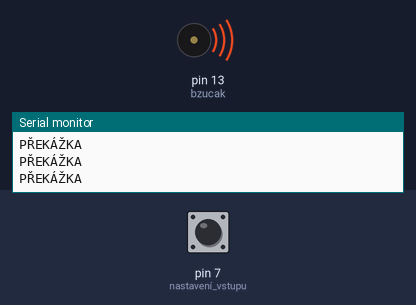
A sketch run on a simulated Arduino Uno, built with avr-gcc and run on an emulated ATmega328P. Parts: buzzer (waves = sounding), the last lines printed to the serial monitor. The test bench sets the inputs (shaded band); at power-on: pin 7 (nastavení_vstupu) LOW.

Above: at 1.2 s.
1.3 s: pin 7 (nastavení_vstupu) pulled HIGH for 0.15 s
At 1.38 s:
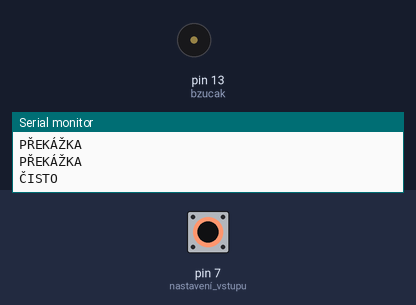
2.9 s: pin 7 (nastavení_vstupu) pulled HIGH for 1 s
At 5.1 s:
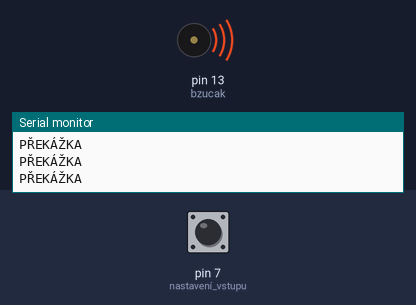
6.9 s: pin 7 (nastavení_vstupu) pulsed HIGH 2 times (0.12 s each, 0.3 s apart)
At 7.11 s:
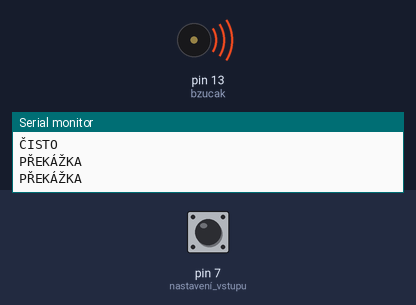
10.5 s: pin 7 (nastavení_vstupu) driven HIGH
At 11.2 s:
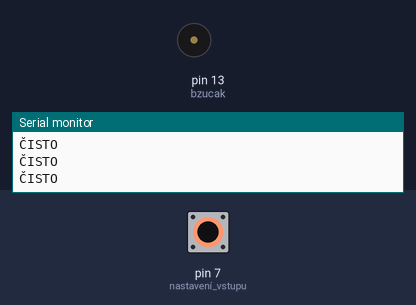
13.5 s: pin 7 (nastavení_vstupu) driven LOW
At 13.8 s:
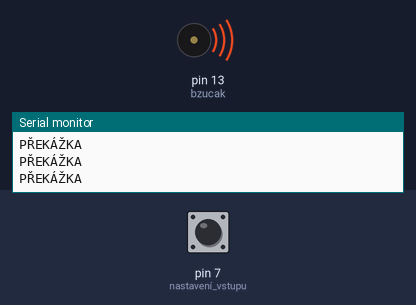
Timing chart, 0 to 16.5 s (numbered marks = the images above; inputs shaded):
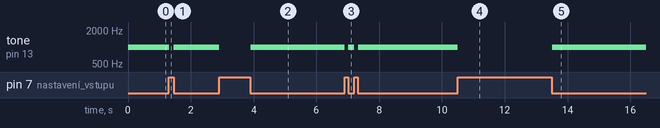

Measured:
- after the input at 1.3 s, tone on pin 13 (bzucak): 1000 Hz → silent at once, → 1000 Hz 0.14 s later
- after the input at 2.9 s, tone on pin 13 (bzucak): 1000 Hz → silent at once, → 1000 Hz 0.99 s later
- after the input at 6.9 s, tone on pin 13 (bzucak): alternates 1000 Hz for 0.19 s and silent for 0.12 s, 4 changes in all, then stays 1000 Hz, starting at once
- after the input at 10.5 s, tone on pin 13 (bzucak): 1000 Hz → silent at once
- after the input at 13.5 s, tone on pin 13 (bzucak): silent → 1000 Hz at once

The sketch:

ir_sn_ma__s_bzu__kem.ino
```cpp
//Tento příklad vám ukáže, jak použít kombinaci ir snímače a bzučáku.
// také se zde naučíte, jak zapracovat frekvenic tonů do vašich programů.
int bzucak=13;
int ir =7;
void setup() {
pinMode (bzucak,OUTPUT);// nastavení výstupů
pinMode(7,INPUT);// nastavení vstupu
Serial.begin(9600);// seriová komunikace

}

void loop() {
ir =digitalRead(7);
if (ir== HIGH ){

noTone(bzucak);// vypnuti přívodu frekvence do bzučáku.
 Serial.println ("ČISTO");
}


else
{
tone(bzucak,1000);// spuštění tfrekvence do bzučáku pomocí příkazu tone
Serial.println ("PŘEKÁŽKA");

}
}
```
